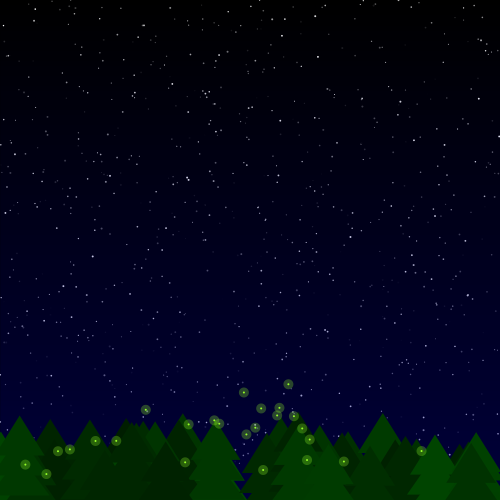
Frame 1 (no input)
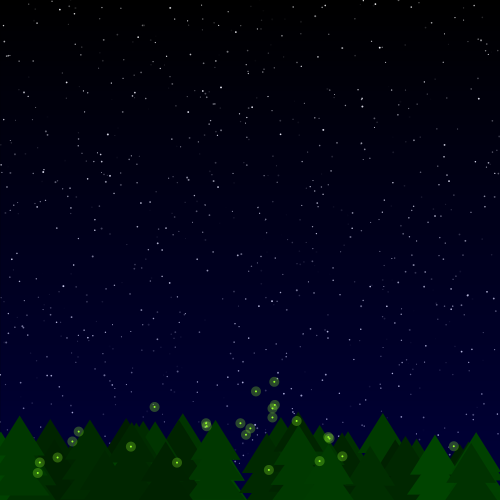
Frame 60 (the mouse pressed at the canvas centre just before this capture)
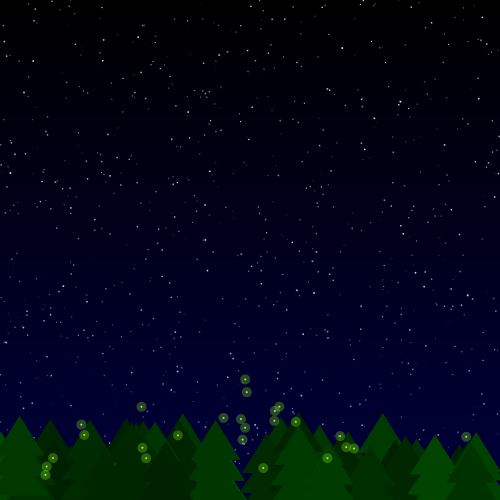
Frame 120 (the mouse held since frame 60 and released just before this capture)

The Processing sketch that drew these frames (run headless with seeded random() and noise(); from frame 60 on, the mouse is pressed at the canvas centre):

// Processing sketch: night_sky_with_fireflies
// ── night_sky_with_fireflies.pde
Scene nightScene;
Swarm mySwarm;

void setup() {
  size(500,500);
  nightScene = new Scene();
  mySwarm = new Swarm();
}

void draw() {
  background(0);
  nightScene.display();
  mySwarm.display();
}

// ── Firefly.pde
class Firefly {
  float x, y, a, xTime, yTime;

  Firefly() {
    x = random(width);
    y = random(height);
    a = 70;
    xTime = random(100);
    yTime = random(100);
  }

  void display() {
    move();
    noStroke();
    fill(150, 255, 40, a);
    ellipse(x, y, 10, 10);
    fill(150, 255, 40);
    ellipse(x, y, 2, 2);
  }
  
  void move() {
    x = map(noise(xTime),0,1,-150,width+150);
    y = map(noise(yTime),0,1,height-150,height+50);
    xTime += 0.001;
    yTime += 0.001;
  }
}


// ── Forest.pde
class Forest { //name
  //attr
  Tree[] trees;
  PGraphics forestLayer;
  boolean drawn;
  
  //constr
  Forest(int numOfTrees) {
    trees = new Tree[numOfTrees];
    forestLayer = createGraphics(width,height);
    drawn = false;
    for(int i = 0; i < trees.length; i++) {
      trees[i] = new Tree(forestLayer);
    }
  }
  
  //methods
  void display() {
    if(!drawn){
      // draws the trees to my forest buffer
      for(int i = 0; i < trees.length; i++) {
        trees[i].display();
      }
      drawn = true;
      println("drew the trees.");
    }
    // draw the forest buffer
    image(forestLayer,0,0);
  }
}

// ── Horizon.pde
class Horizon { //name
  //attr
  float baseAlpha;
  HorizonLine[] horizonLines;
  
  //constr
  Horizon() {
    baseAlpha = 0;
    horizonLines = new HorizonLine[height];
    for(int row = 0; row < height; row++) {
      horizonLines[row] = new HorizonLine(0,row,width,row,baseAlpha);
      baseAlpha += 0.2;
    }
  }
  
  //methods
  void display() {
    for(int i = 0; i < horizonLines.length; i++) {
      horizonLines[i].display();
    }
  }
}

// ── HorizonLine.pde
class HorizonLine { //name
  //attr
  int x1,y1,x2,y2;
  float alpha;
  
  //constr
  HorizonLine(int x1_, int y1_, int x2_, int y2_, float alpha_) {
    x1 = x1_;
    y1 = y1_;
    x2 = x2_;
    y2 = y2_;
    alpha = alpha_;
  }
  
  //methods
  void display() {
    noFill();
    stroke(0,0,150,alpha);
    line(x1,y1,x2,y2);
  }
}

// ── Scene.pde
class Scene { //name
  //attr
  Sky mySky;
  Horizon myHorizon;
  Forest myForest;
  
  //constr
  Scene() {
    mySky = new Sky();
    myHorizon = new Horizon();
    myForest = new Forest(50);
  }
  
  //methods
  void display() {
    mySky.display();
    myHorizon.display();
    myForest.display();
  }
}

// ── Sky.pde
class Sky { //name
  //attr
  int numOfStars;
  Star[] stars;
  
  //constr
  Sky() {
    numOfStars = 1000;
    stars = new Star[numOfStars];
    for(int i = 0; i < numOfStars; i++) {
      stars[i] = new Star();
    }
  }
  
  //methods
  void display() {
    for(int i = 0; i < numOfStars; i++) {
      stars[i].twinkle();
      stars[i].display();
    }
  }
}

// ── Star.pde
class Star { //name
  //attr
  float x,y,w,a;
  float aspeed;
  
  //constr
  Star() {
    x = random(width);
    y = random(height);
    w = random(1,2);
    a = random(0,255);
    aspeed = random(-4,4);
  }
  
  void display() {
    fill(a);
    noStroke();
    ellipse(x,y,w,w);
  }
  
  void twinkle() {
    a += aspeed;
    if(a > 255 || a < 0) {
      aspeed *= -1;
    }
  }
}

// ── Swarm.pde
class Swarm {
  Firefly[] fireflies;

  Swarm() {
    fireflies = new Firefly[25];
    for (int i = 0; i < fireflies.length; i++) {
      fireflies[i] = new Firefly();
    }
  }

  void display() {
    for (int i = 0; i < fireflies.length; i++) {
      fireflies[i].display();
    }
  }
}


// ── Tree.pde
class Tree { //name
  //attr
  float treex, treey, g;
  PGraphics myLayer;
  
  //constr
  Tree(PGraphics myLayer_) {
    treex = random(width);
    treey = random(-10,30);
    g = random(30,70);
    myLayer = myLayer_;
  }
  
  //methods
  void display() {
    myLayer.beginDraw();
    myLayer.fill(0,g,0);
    myLayer.noStroke();
    myLayer.triangle(treex-30,height+treey,treex+30,height+treey,treex,height-40+treey);
    myLayer.triangle(treex-28,height-20+treey,treex+28,height-20+treey,treex,height-60+treey);
    myLayer.triangle(treex-25,height-40+treey,treex+25,height-40+treey,treex,height-80+treey);
    myLayer.endDraw();
  }
}
